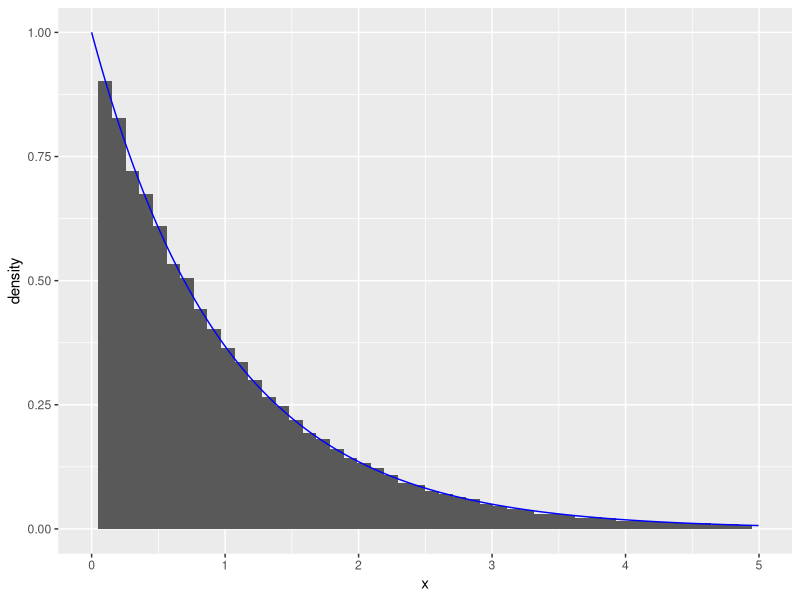
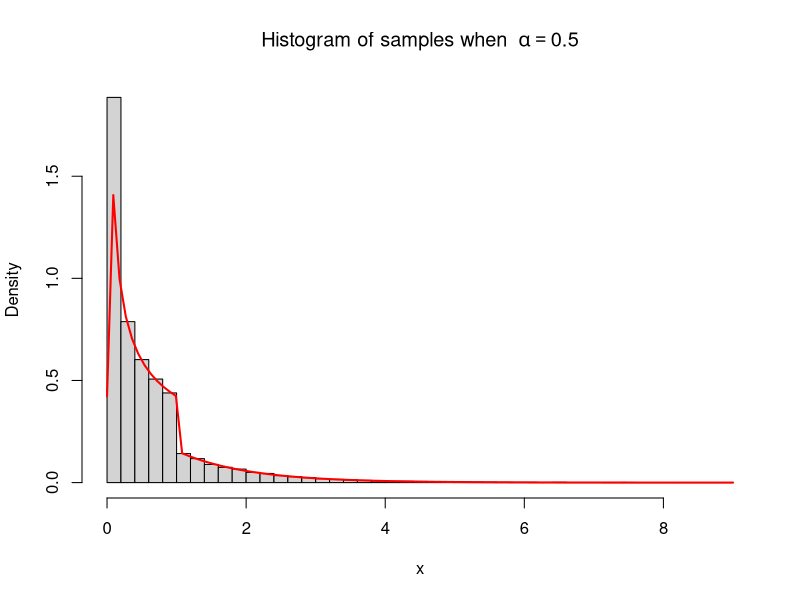
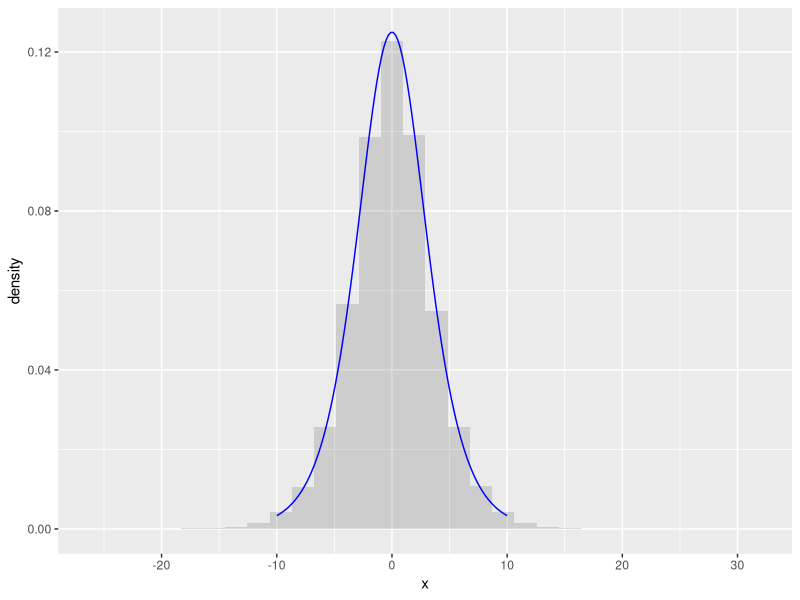
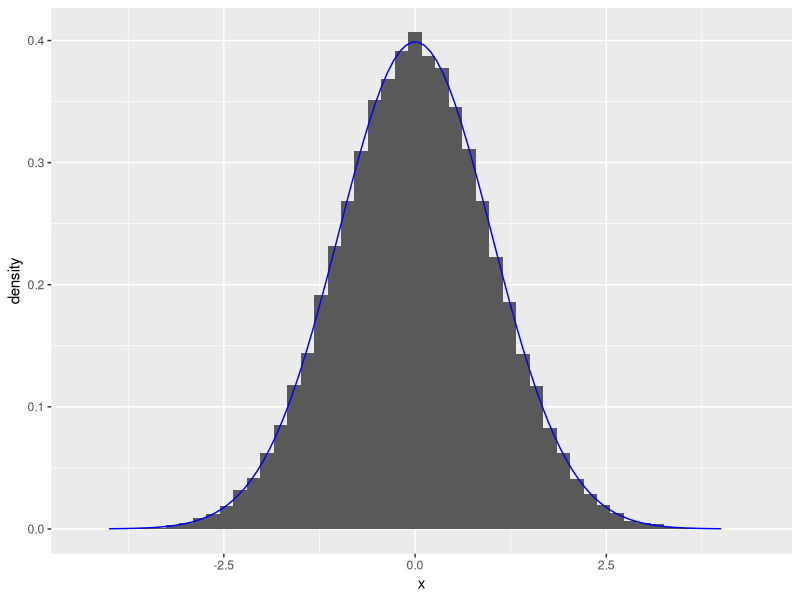
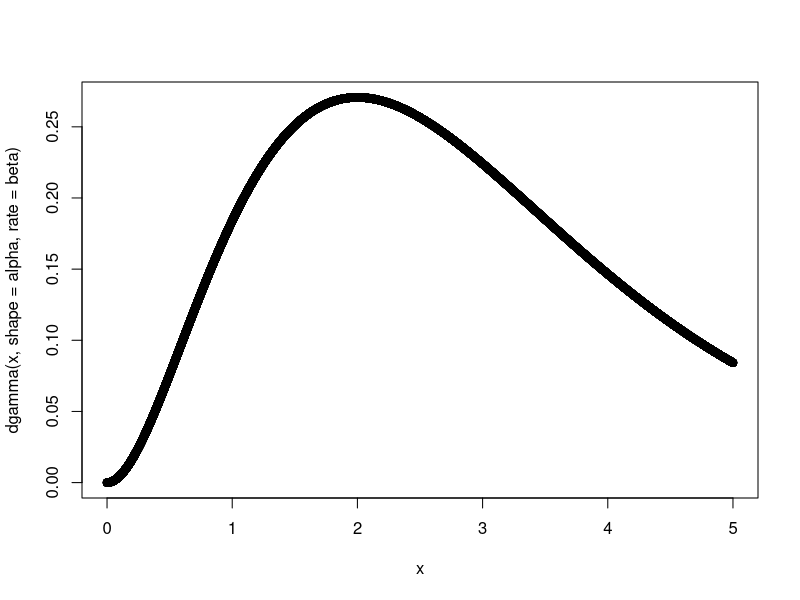
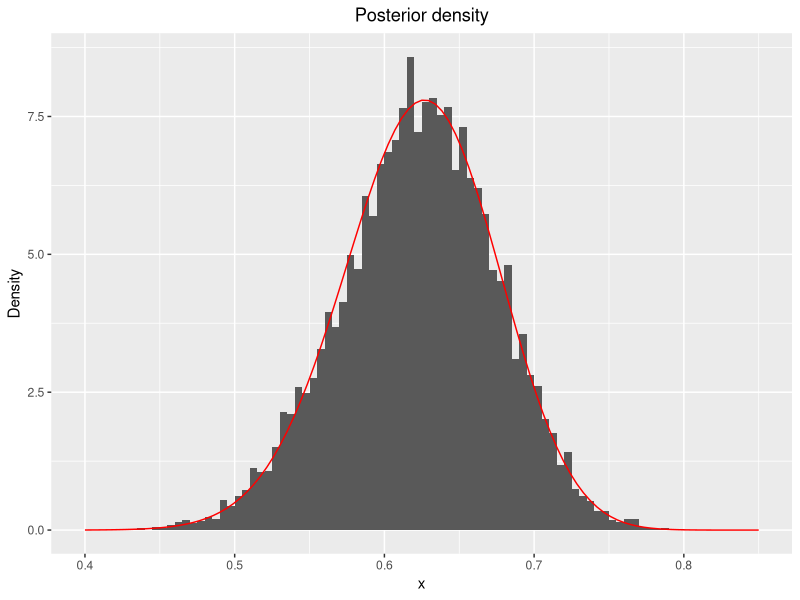

These figures' R source, in order:
## ---- chunk 1
# n: number of samples to generate
# rate: the rate
# expdist returns a vector with generated random numbers from exponential distribution
expdist <- function(rate, n) {
   u <- runif(n)
   x <-  -log( (1/rate)*( 1 - u))/rate
   list = list(x, u)
   return(list)
}
n <- 60000
lambda <- 1
outval <- expdist(lambda, n)
x = outval[[1]]
y = outval[[2]]
library(ggplot2)
ggplot(data.frame(x=x))+geom_histogram(aes(x=x, y = ..density..), bins = 50)+geom_line(data = data.frame(x=x,y=dexp(x, rate = 1)), aes(x=x, y=y), color = "blue")+xlim(0,5)
## ---- chunk 2
# ca: normalizing constant
ca <- function(alpha) {
  return(exp(1)*alpha/(exp(1)+alpha))
}
# alpha: parameter alpha
# n: number of samples to generate
# dist1 returns a vector of random numbers from the distribution g
dist1 <- function(alpha, n) {
   u <- runif(n)
   L = u<ca(alpha)/alpha
   res = c(1:n)*0
   res[L] = (u[L]*alpha/ca(alpha))^(1/alpha)
   res[!L] = -log((1-u[!L])/ca(alpha))
   return(list(res,u))
}

g_test = function(alpha, x) {
  res = c(1:length(x))*0
  L = x<1&x>0
  res[L] = ca(alpha)*x[L]^(alpha-1)
  res[!L] = ca(alpha)*exp(-x[!L])
  return (res)
}

n <- 60000
alpha <- 0.5
outval1 <- dist1(alpha, n)
x <- outval1[[1]]
y <- outval1[[2]]

hist(x, breaks = 50, freq = FALSE, main = bquote("Histogram of samples when "~alpha == .(alpha)))
curve(g_test(alpha, x), col = "red", lwd = 2, add=TRUE)
## ---- chunk 3
# alpha: the parameter alpha
# n: number of samples to be generated
# dist3 gives a vector of random variables from the distribution in question 3b
dist3 <- function(alpha, n) {
   u <- runif(n)
   x <- 1/alpha*log(-u/(u-1))
   list = list(x, u)
   return(list)
}
# checkfunc3 gives values from the theoretical function that we want to check with
x <- seq(from = -10, to = 10, length.out = 100)
checkfunc3 <- function(alpha, x) {
  return(alpha*exp(alpha*x)/(1+exp(alpha*x))^2)
}
outval3 <- dist3(alpha, n)
ggplot(data.frame(x = outval3[[1]], y = outval3[[2]]))+
  geom_histogram(aes(x=x, y=..density..),alpha=0.2)+geom_line(data = data.frame(x=x,y=checkfunc3(alpha,x)), aes(x=x, y=y), color = "blue")

## ---- chunk 4
# n: number of samples to generate
# mynormal samples from box-muller algorithm
mynormal <- function(n) {
  u1=runif(n)
  u2=runif(n)
  return (sqrt(-2*log(u1))*sin(2*pi*u2))
}
n = 100000
mynormalout <- mynormal(n)
std_normal_data <- data.frame(x=mynormalout)
x <- seq(-4, 4, length=100)
ggplot(std_normal_data)+
  geom_histogram(aes(x=x, y=..density..),bins=50)+geom_line(data = data.frame(x=x,y=dnorm(x)), aes(x=x, y=y), color = "blue")
## ---- chunk 5
# mu: mean of the multivariate normal distribution
# sigma: covariance matrix of the multivariate normal distribution
dim = 2
mu <- c(1,2)
M=chol(matrix(c(2,1,1,3),dim,dim))
sigma <- t(M)%*%M
## ---- chunk 6
# y: matrix to store the realisations of the multivariate normal distribution
n = 100000
y = matrix(0, dim, n)
for (i in 1:n) {
   y[,i] = mu + t(M)%*%mynormal(dim)
}
# means: vector with the mean of the simulated values
means=numeric(dim)
for (i in 1:dim){
means[i]=mean(y[i,])
}
# covmatrix: matrix with the covariances of the simulated values
covmatrix = cov(t(y))
print("The chosen mean vector is: ")
print(mu)
print("The simulated mean vector is: ")
print(means)
print("The chosen covariance matrix is: ")
print(sigma)
print("The simulated covariance vector is: ")
print(covmatrix)
## ---- chunk 7
#TODO: Generate n independent samples from f
## ---- chunk 8
# TODO: Write an R function that generates a vector of n independent samples from f. Use the function
# to check how many tries the algorithm needs to generate n = 1000 realisations depending on
# the value of α ∈ (1, 2000]. Generate a plot with values of α on the x-axis and the number of
# tries used on the y-axis. Interpret the result.
# Caution: You need to implement the algorithm on log-scale, otherwise you will get NAs already
# for α around 30.
## ---- chunk 9
# TODO: Write an R function that generates a vector of n independent samples from a gamma distribution
#with parameters α and β. Note that the function should work for any values α > 0 and β > 0,

rate <- 1 
x <- seq(0, 5, by=0.0001)  
alpha =3
beta=1
plot(x,dgamma(x, shape=alpha, rate=beta))

## ---- chunk 10
# Delete this before the exercise is finished, only for help 
mynormal <- function(n) {
  u1=runif(n)
  u2=runif(n)
  return (sqrt(-2*log(u1))*sin(2*pi*u2))
}
## ---- chunk 11
# indicator_func return
indicator_func <- function(x) {
  return (x>4)
}

# monte_carlo estimates the probability and the variance
# n: number of samples to generate when estimating

monte_carlo <- function(n) {
  normal = mynormal(n)
  h = indicator_func(normal)
  theta_estimate = (1/n)*sum(h)
  variance_estimate = var(h)/(n-1)
  return(c(theta_estimate, variance_estimate))
}

n = 100000

monte_carlo_test <- monte_carlo(n)
# lower: lower limit of confidence interval
# upper: upper limit of confidence interval

lowermc <- monte_carlo_test[1] + qnorm(0.025)*sqrt(monte_carlo_test[2])

uppermc <- monte_carlo_test[1] + qnorm(0.975)*sqrt(monte_carlo_test[2])

## ---- chunk 12
# importance_sampling estimates the probability via the density g
# n: number of samples to generate
importance_sampling <- function(n) {
  u = runif(n)
  x = sqrt(16-2*log(1-u))
  f = 1/sqrt(2*pi)*exp(-0.5*x^2)
  g = x*exp(-0.5*x^2+8)
  h = indicator_func(x)
  theta_estimate = (1/n)*sum(h*f/g)
  variance_estimate = (1/(n*(n-1)))*sum(h*f/g-theta_estimate)^2
  return(c(theta_estimate, variance_estimate))
}

n = 10^5
importance_test <- importance_sampling(n)

# lower: lower limit of confidence interval
# upper: upper limit of confidence interval
lowerim <- importance_test[1] + qnorm(0.025)*sqrt(importance_test[2])
upperim <- importance_test[1] + qnorm(0.975)*sqrt(importance_test[2])
## ---- chunk 13
monte_carlo_test5 <- monte_carlo(10^5)
monte_carlo_test6 <- monte_carlo(10^6)
monte_carlo_test7 <- monte_carlo(10^7)

lowermc5 <- monte_carlo_test5[1] + qnorm(0.025)*sqrt(monte_carlo_test5[2])
uppermc5 <- monte_carlo_test5[1] + qnorm(0.975)*sqrt(monte_carlo_test5[2])
lowermc6 <- monte_carlo_test6[1] + qnorm(0.025)*sqrt(monte_carlo_test6[2])
uppermc6 <- monte_carlo_test6[1] + qnorm(0.975)*sqrt(monte_carlo_test6[2])
lowermc7 <- monte_carlo_test7[1] + qnorm(0.025)*sqrt(monte_carlo_test7[2])
uppermc7 <- monte_carlo_test5[1] + qnorm(0.975)*sqrt(monte_carlo_test7[2])
## ---- chunk 14
# antithet gives an estimate of the probability and the variance 
# n: number of sample pairs to generate
antithet <- function(n){
  u = runif(n)
  x1 = sqrt(16-2*log(u)) 
  x2 = sqrt(16-2*log(1-u))
  f1 = (1/sqrt(2*pi))*exp(-0.5*x1^2) 
  f2 = (1/sqrt(2*pi))*exp(-0.5*x2^2)
  g1 = x1*exp(-0.5*x1^2+8) 
  g2 = x2*exp(-0.5*x2^2+8)
  h1 = indicator_func(x1)
  h2 = indicator_func(x2)
  
  theta_estimate1 = (1/n)*sum(h1*f1/g1)
  theta_estimate2 = (1/n)*sum(h2*f2/g2)
  theta_estimate = (theta_estimate1+theta_estimate2)/2
  
  variance_estimate1 = (1/(n-1))*sum(h1*f1/g1-theta_estimate1)^2
  variance_estimate2 = (1/(n-1))*sum(h2*f2/g2-theta_estimate2)^2
  cov = (1/(n-1))*sum(h1*f1/g1-theta_estimate1)*sum(h2*f2/g2-theta_estimate2)
  variance_estimate = (1/(4*n))*(variance_estimate1+variance_estimate2+2*cov)
  
  return(c(theta_estimate, variance_estimate))
}
## ---- chunk 15
antithetic_test <- antithet(5*10^4)

loweranti <- antithetic_test[1] + qnorm(0.025)*sqrt(antithetic_test[2])

upperanti <- antithetic_test[1] + qnorm(0.975)*sqrt(antithetic_test[2])
## ---- chunk 16
# f is the  posterior function to sample from, not normalized
# theta: parameter between 0 and 1, sampled from U(0,1)
# y: observed values
f <- function(theta, y) {
  return((2+theta)^y[1]*(1-theta)^(y[2]+y[3])*theta^y[4])
}
# f_normalized is the posterior function, normalized
f_normalized <- function(theta, y) {
  c = integrate(f,0,1,y)$value
  return(f(theta,y)/c)
}
# alpha finds the acceptance probability alpha
alpha <- function(theta, y) {
  c = optimize(f, interval = c(0,1), maximum = TRUE, y=y)$objective
  return(f(theta, y)/c)
}
# rejection_d samples from the posterior by rejection sampling
# n: number of samples to generate
rejection_d <- function(y, n) {
  out = 1:n
  g = function() {return(runif(1))}
  
  for (i in 1:n) {
    finished = 0
    while(finished==0) {
      u = runif(1)
      theta = g()
      alpha = alpha(theta, y)
      if(u <= alpha) {
        out[i] = theta
        finished = 1
      }
    }
  }
  return(out)
}
y = c(125,18,20,34)
n = 10000
library(ggplot2)
samples_d1 <- rejection_d(y, n)
x <- seq(0,1,0.001)
data_d1 <- data.frame("samples_d1"=samples_d1)
ggplot(data=data_d1, aes(data_d1$samples_d1)) +
geom_histogram(aes(y=..density..), breaks = seq(0, 1, by = 0.005)) +theme(plot.title = element_text(hjust = 0.5))+
xlim(c(0.4,0.85)) + labs(title="Posterior density", x="x", y="Density") +
stat_function(fun = f_normalized, args = list(y), color = "red")
